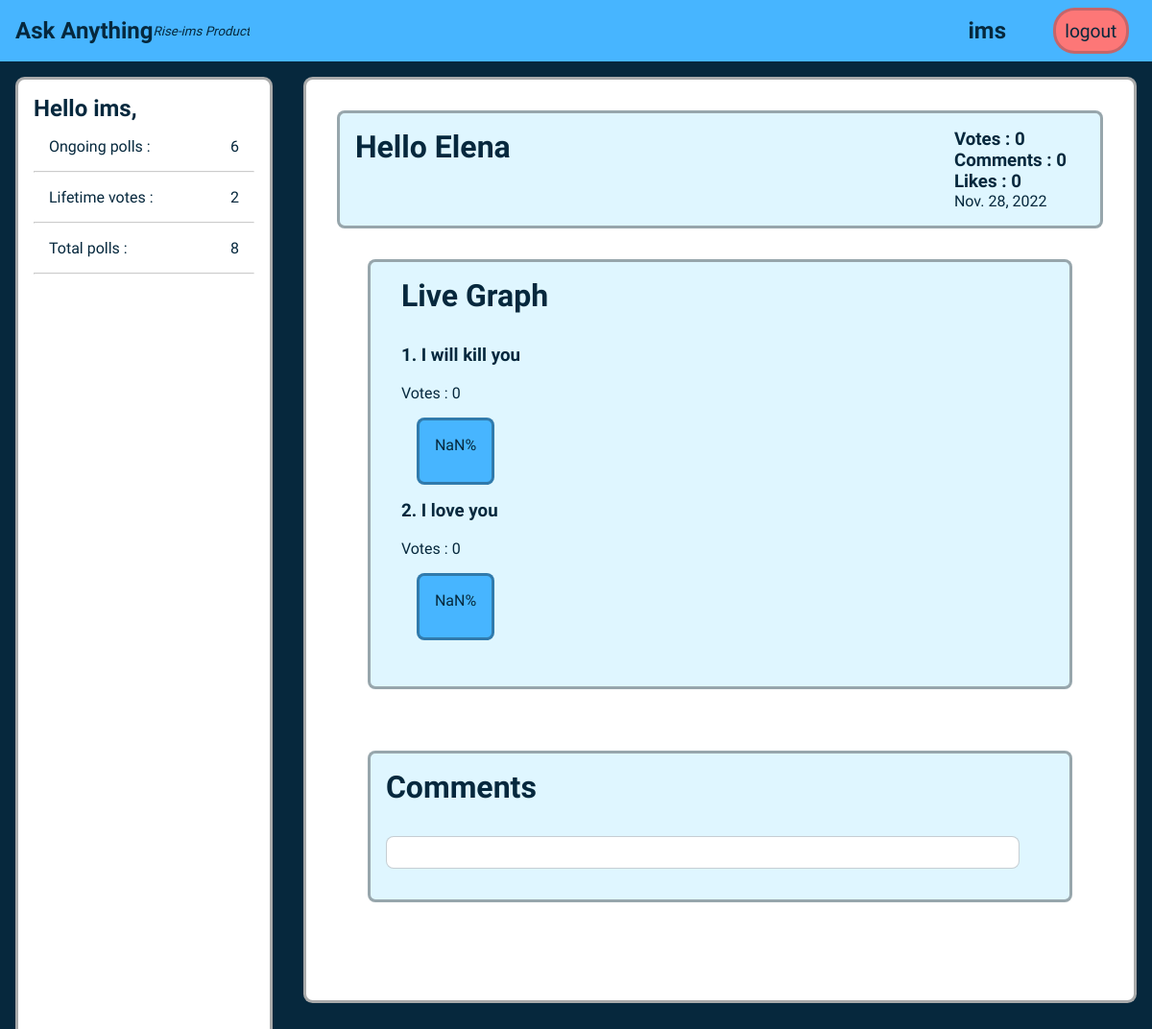
Page /poll_detail/118 (signed in) on the committed database.
### poll_app/models.py (models this page shows, shortened)
class Question(models.Model):
    user = models.ForeignKey(User, on_delete = models.CASCADE)
    title = models.CharField(max_length = 200)
    likes = models.IntegerField(default=0, blank=True, null=True)
    status = models.BooleanField(default=True)
    allow_comment = models.BooleanField(default=True)
    date = models.DateField( auto_now_add=True, blank=True, null= True)

class Answer(models.Model):
    title = models.ForeignKey(Question, on_delete = models.CASCADE)
    option = models.CharField(max_length = 200)
    votes = models.IntegerField()

### poll_app/views.py (the view)
# urls.py: path('poll_detail/<int:id>', views.poll_detail, name='poll_detail'),
def poll_detail(request, id):
    if request.user.is_authenticated:
        user = User.objects.get(username = request.user.username)
        polls = Question.objects.filter(user=user)
        total_poll = polls.count()
        ongoing_poll = Question.objects.filter(user=user,status=True)
        ongoing_poll = ongoing_poll.count()
        total_votes = 0
        answer = []
        for poll in polls:
            ans = Answer.objects.filter(title=poll)
            for a in ans:
                answer.append(a)
                total_votes = total_votes + a.votes
        poll = Question.objects.get(id=id)
        responses = Answer.objects.filter(title=poll)
        return render(request, 'poll_detail.html',{'user':user, 'poll':poll,'ongoing_poll':ongoing_poll,'total_poll':total_poll, 'total_votes':total_votes,'answers':responses})
    return redirect('login')

### templates/poll_detail.html (shortened to what this page needs)
{% extends 'home.html' %} {% load static %} {% block homebody %}
<div class="polldetaildiv">
  <div class="polldetailhead">
    <h1>{{poll.title}}</h1>
    <div>
      <h3>Votes : <label id="poll_votes" for="">0</label></h3>
      <h3>Comments : <label id="comment_count" for="">0</label></h3>
      <h3>Likes : <label id="likes_count" for="">0</label></h3>
      <label id="datelabel" for="">{{poll.date}}</label>
    </div>
  </div>
  <div class="graphdiv">
    <h1 style="margin: 0em 0 1em 0">Live Graph</h1>
    {% for response in answers %}
    <h3 for="">{{forloop.counter}}. {{response.option}}</h3>
    <br />
    Votes : <label id="ans_vote{{response.id}}" for="">0</label>
    <div id="{{response.id}}" class="answerdiv">
      <label id="ans_per{{response.id}}" for="">0</label>
    </div>
    {% endfor %}
  </div>
  <div id="commentsouterdiv" class="graphdiv">
    <h1 style="margin: 0em 0 1em 0">Comments</h1>
    <div id="commentsdiv" class="commentsdiv">
    </div>
  </div>
</div>
 {% endblock homebody %}

### templates/home.html (shortened to what this page needs)
{% extends 'login.html' %}
{% block body %}
<header>
    <nav>
        <div class='navdiv'>
            <a style='text-decoration:none;' href="{%url 'home' %}"><h1> Ask Anything</h1></a><sub><i> Rise-ims Product</i></sub>
            <h2 id='username'>{{user.username}}</h2>
            <button id='logoutbtn' class='btn'><a href="{% url 'logout' %}">logout</a></button>
        </div>
    </nav>
</header>
<main>
    <div class='homecontainer'>
        <div id='sidebar' class="dashboarddiv">
            <h2>Hello {{user.username}},</h2>
            <label class='dashboardlabel' for="">Ongoing polls : <label for="" class='dashcountlabel'>{{ongoing_poll}}</label></label><hr>
            <label class='dashboardlabel' for="">Lifetime votes : <label for="" id="lfvotes{{user.id}}" class='dashcountlabel'>{{total_votes}}</label></label><hr>
            <label class='dashboardlabel' for="">Total polls : <label for="" class='dashcountlabel'>{{total_poll}}</label></label><hr>
            <div class="space"></div>
        </div>
        <div class="homebasediv">
            {% block homebody %}{% endblock homebody %}
        </div>
    </div>
</main>
{% endblock body %}

### static/css/style.css (style rules this page uses)
* { padding: 0; margin: 0; color: #06283D; font-family: 'Varela Round', sans-serif; overflow: hidden; }
.btn { border-radius: 1.4rem; font-size: 1.2rem; width: fit-content; height: auto; background-color: transparent; height: fit-content; padding: 0.6rem; border: 0.2em solid #06283d3a; cursor: pointer; margin: 0.5rem; }
label { margin-bottom: 1vh; font: 1rem; }
.navdiv { width: 100vw; height: 3rem; background-color: #47B5FF; display: flex; align-items: center; padding: 0.5rem; padding-left: 1em; position: relative; z-index: 6; }
#logoutbtn, #username { position: absolute; margin: 1rem; right: 2rem; }
#logoutbtn { background-color: rgb(253, 119, 119); color: white; }
#logoutbtn a { text-decoration: none; }
#username { right: 10rem; }
.homecontainer { background-color: #06283D; width: 100vw; height: 100vh; display: flex; flex-direction: row; }
.dashboarddiv { display: flex; flex-direction: column; background-color: white; border: 0.2em solid #1417185d; width: 20rem; border-radius: 0.6rem; padding: 1rem; margin: 1rem; position: relative; }
.dashboardlabel { margin: 1rem; }
.dashcountlabel { position: absolute; right: 2em; }
hr { opacity: 50%; }
.homebasediv { width: 100%; height: 90%; background-color: white; border: 0.2em solid #1417185d; border-radius: 0.6em; margin: 1rem; overflow-y: auto; }
.space { height: 4em; }
#commentsdiv { height: auto; width: 90%; pad: 0.2em; }
#commentsouterdiv { padding: 1em; }
.commentsdiv { height: 10em; overflow: auto; }
.commentsdiv { background-color: white; padding: 1em; border-radius: 0.5em; margin: 1em 0; border: 0.1em solid #06283d3a; }
.polldetaildiv { display: flex; padding: 2em; justify-content: center; flex-direction: column; }
.polldetailhead { background-color: #DFF6FF; padding: 1em; border-radius: 0.5em; border: 0.2em solid rgba(0, 0, 0, 0.324); display: grid; grid-template-columns: 39em 10em 10em 20em; flex-direction: grid; }
.graphdiv { background-color: #DFF6FF; margin: 2em; padding: 1em 5em 2em 2em; border-radius: 0.5em; border: 0.2em solid rgba(0, 0, 0, 0.324); height: auto; }
.answerdiv { background-color: #47B5FF; width: fit-content; margin: 1em; padding: 1em; height: 2em; border-radius: 0.5em; border: 0.2em solid rgba(0, 0, 0, 0.324); align-items: baseline; }

### rows in the picture
Question: title "Hello Elena", date "Nov. 28, 2022"
Answer: option "I will kill you"
Answer: option "I love you"

### other values in the picture
{{ user.username }} "ims"
{{ ongoing_poll }} "6"
{{ total_votes }} "2"
{{ total_poll }} "8"
